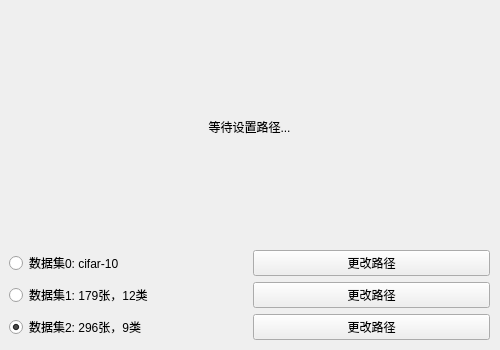
<?xml version="1.0" encoding="UTF-8"?>
<ui version="4.0">
    <class>pathWidget</class>
    <widget class="QWidget" name="pathWidget">
        <property name="geometry">
            <rect>
                <x>0</x>
                <y>0</y>
                <width>500</width>
                <height>350</height>
            </rect>
        </property>
        <property name="windowTitle">
            <string>图片数据集路径设置</string>
        </property>
        <widget class="QWidget" name="verticalLayoutWidget">
            <property name="geometry">
                <rect>
                    <x>9</x>
                    <y>9</y>
                    <width>481</width>
                    <height>331</height>
                </rect>
            </property>
            <layout class="QVBoxLayout" name="verticalLayout">
                <item>
                    <widget class="QLabel" name="pathLabel">
                        <property name="text">
                            <string>等待设置路径...</string>
                        </property>
                        <property name="alignment">
                            <set>Qt::AlignCenter</set>
                        </property>
                    </widget>
                </item>
                <item>
                    <layout class="QHBoxLayout" name="horizontalLayout">
                        <item>
                            <widget class="QRadioButton" name="ds0RadioButton">
                                <property name="text">
                                    <string>数据集0: cifar-10</string>
                                </property>
                            </widget>
                        </item>
                        <item>
                            <widget class="QPushButton" name="ds0PushButton">
                                <property name="text">
                                    <string>更改路径</string>
                                </property>
                            </widget>
                        </item>
                    </layout>
                </item>
                <item>
                    <layout class="QHBoxLayout" name="horizontalLayout_2">
                        <item>
                            <widget class="QRadioButton" name="ds1RadioButton">
                                <property name="text">
                                    <string>数据集1: 179张，12类</string>
                                </property>
                            </widget>
                        </item>
                        <item>
                            <widget class="QPushButton" name="ds1PushButton">
                                <property name="text">
                                    <string>更改路径</string>
                                </property>
                            </widget>
                        </item>
                    </layout>
                </item>
                <item>
                    <layout class="QHBoxLayout" name="horizontalLayout_3">
                        <item>
                            <widget class="QRadioButton" name="ds2RadioButton">
                                <property name="text">
                                    <string>数据集2: 296张，9类</string>
                                </property>
                                <property name="checked">
                                    <bool>true</bool>
                                </property>
                            </widget>
                        </item>
                        <item>
                            <widget class="QPushButton" name="ds2PushButton">
                                <property name="text">
                                    <string>更改路径</string>
                                </property>
                            </widget>
                        </item>
                    </layout>
                </item>
            </layout>
        </widget>
    </widget>
    <resources/>
    <connections/>
</ui>
